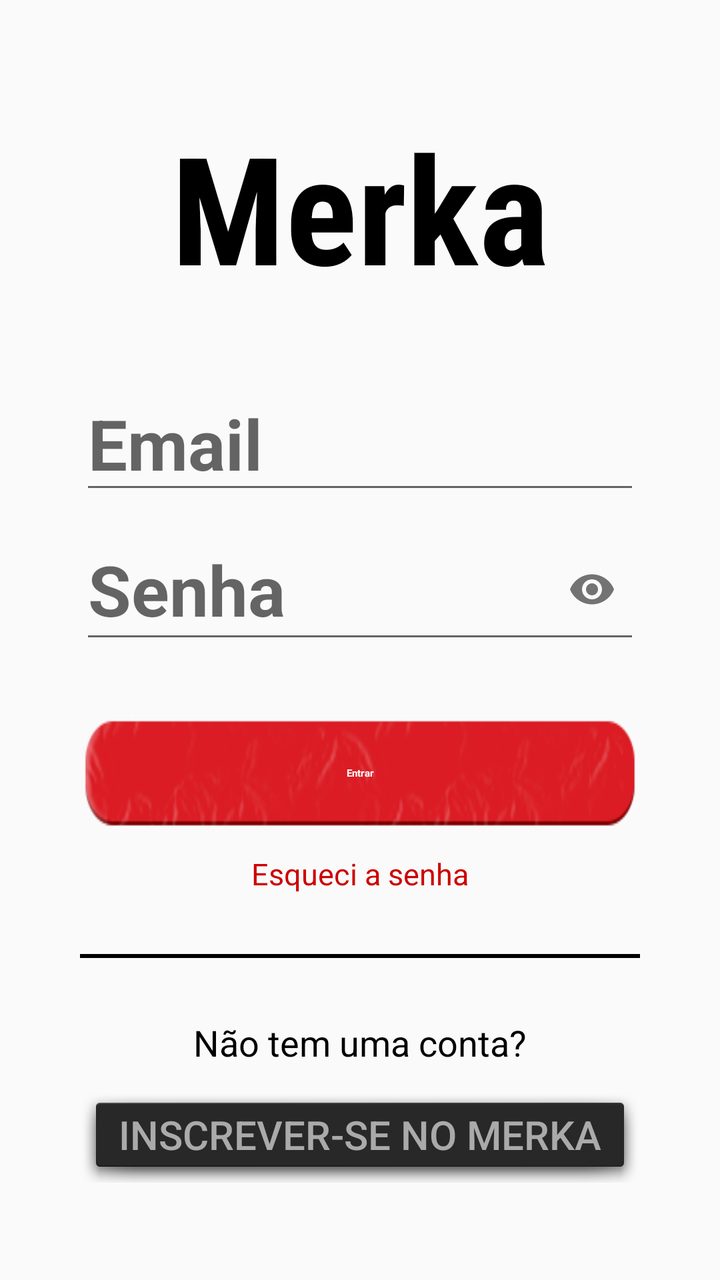
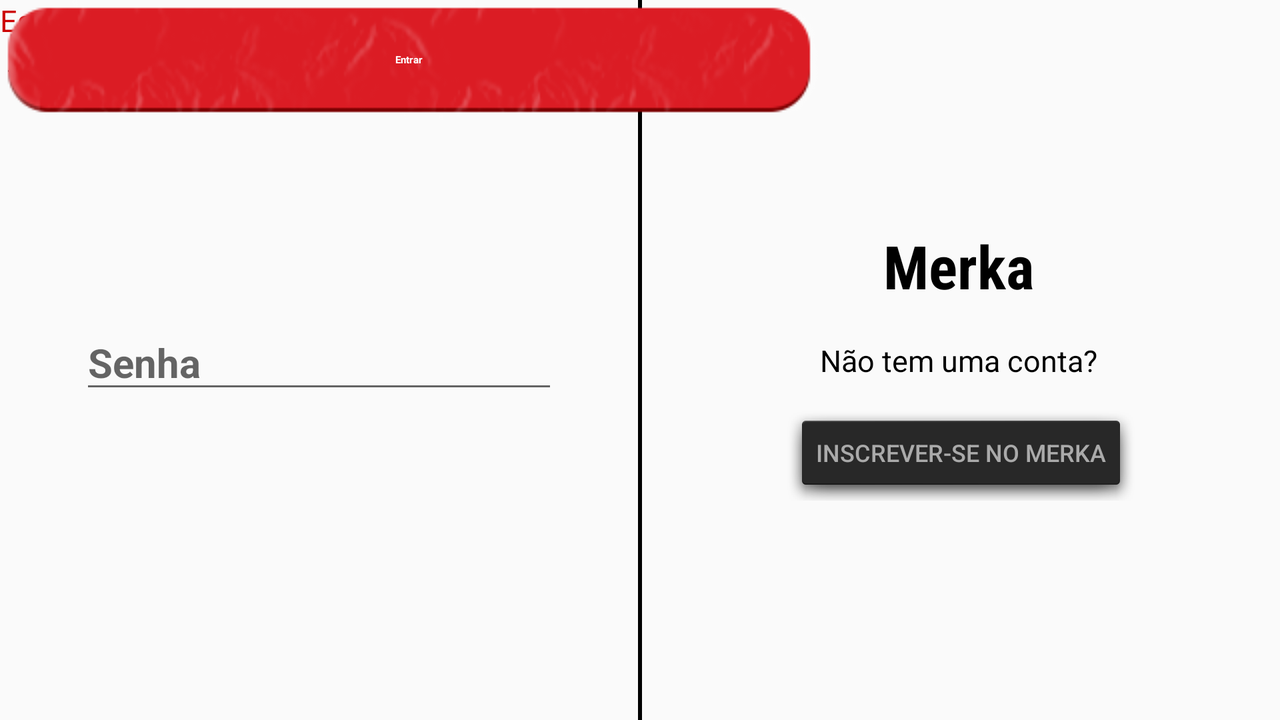

Two renders of one Android screen. The first uses the default layout on a phone; the second uses the alternative layout the repository ships for a different screen configuration, on a matching device. The two XML files are below.
<!-- AndroidManifest.xml: application theme AppTheme.NoActionBar -->
<!-- res/layout/activity_login.xml -->
<?xml version="1.0" encoding="utf-8"?>
<LinearLayout xmlns:android="http://schemas.android.com/apk/res/android"
    xmlns:app="http://schemas.android.com/apk/res-auto"
    xmlns:tools="http://schemas.android.com/tools"
    android:layout_width="wrap_content"
    android:layout_height="match_parent"
    android:gravity="center"
    android:orientation="vertical"
    android:paddingHorizontal="@dimen/PaddingHorizontal">

    <TextView
        android:id="@+id/textViewMerka"
        android:layout_width="match_parent"
        android:layout_height="@dimen/LogoMerkaHeight"
        android:layout_gravity="center"
        android:layout_marginBottom="@dimen/MarginGrandeEntreElementos"
        android:background="@drawable/logo_background"
        android:gravity="center"
        android:text="@string/app_name"
        android:textAppearance="@style/textAppearance_Merka"
        android:textSize="@dimen/TextLogoMerka"
        android:textStyle="bold"
        app:layout_constraintVertical_bias="0.097" />

    <EditText
        android:id="@+id/editTextEmailAddress"
        android:layout_width="match_parent"
        android:layout_height="wrap_content"
        android:layout_gravity="center"
        android:autofillHints="@string/placeholderEmail"
        android:ems="10"
        android:hint="@string/placeholderEmail"
        android:inputType="textEmailAddress"
        android:textSize="@dimen/Placeholder"
        android:textStyle="bold"
        tools:layout_editor_absoluteX="16dp"
        tools:layout_editor_absoluteY="292dp" />

    <com.google.android.material.textfield.TextInputLayout
        android:layout_width="match_parent"
        android:layout_height="wrap_content"
        app:passwordToggleEnabled="true">
        <EditText
            android:id="@+id/editTextSenha"
            android:layout_width="match_parent"
            android:layout_height="wrap_content"
            android:layout_gravity="center"
            android:layout_marginBottom="@dimen/MarginGrandeEntreElementos"
            android:autofillHints="@string/placeholderSenha"
            android:ems="10"
            android:hint="@string/placeholderSenha"
            android:inputType="textPassword"
            android:textSize="@dimen/Placeholder"
            android:textStyle="bold"
            tools:layout_editor_absoluteX="16dp"
            tools:layout_editor_absoluteY="360dp" />
    </com.google.android.material.textfield.TextInputLayout>

    <Button
        android:id="@+id/buttonEntrar"
        style="@style/BtnCadastrar"
        android:layout_width="match_parent"
        android:layout_height="wrap_content"
        android:layout_gravity="center"
        android:layout_marginBottom="@dimen/MarginEntreElementos"
        android:background="@drawable/btn_login_registro_background"
        android:text="@string/TextBtnEntrar"
        android:textAppearance="@style/textAppearance_TextBtn"
        android:textColor="@color/white"
        android:textStyle="bold"
        tools:layout_editor_absoluteX="3dp"
        tools:layout_editor_absoluteY="584dp"/>

    <TextView
        android:id="@+id/textViewEsqueciSenha"
        android:layout_width="match_parent"
        android:layout_height="wrap_content"
        android:layout_gravity="center"
        android:layout_marginBottom="@dimen/MarginGrandeEntreElementos"
        android:text="@string/TextViewEsqueciSenha"
        android:textAlignment="center"
        android:textColor="@android:color/holo_red_dark"
        android:textSize="@dimen/LabelEsqueciSenha"
        tools:layout_editor_absoluteX="96dp"
        tools:layout_editor_absoluteY="454dp" />

    <View
        android:id="@+id/LinhaHorizontal"
        android:layout_width="match_parent"
        android:layout_height="2dp"
        android:layout_gravity="center"
        android:layout_marginBottom="@dimen/MarginGrandeEntreElementos"
        android:background="@color/design_default_color_on_secondary"
        android:focusable="false"
        tools:layout_editor_absoluteX="16dp"
        tools:layout_editor_absoluteY="520dp" />

    <TextView
        android:id="@+id/textViewJaPossuiConta"
        android:layout_width="match_parent"
        android:layout_height="wrap_content"
        android:layout_gravity="center"
        android:layout_marginBottom="@dimen/MarginEntreElementos"
        android:text="@string/TextViewNaoTemConta"
        android:textAlignment="center"
        android:textAppearance="@style/TextAppearance.AppCompat.Body1"
        android:textColor="@android:color/background_dark"
        android:textSize="@dimen/LabelTemConta"
        tools:layout_editor_absoluteX="56dp"
        tools:layout_editor_absoluteY="549dp" />

    <Button
        android:id="@+id/button"
        android:layout_width="match_parent"
        android:layout_height="wrap_content"
        android:background="@android:drawable/dialog_holo_dark_frame"
        android:text="@string/btnTextInscrever"
        android:textColor="@android:color/darker_gray"
        android:textSize="@dimen/TextBtnEscrever" />

</LinearLayout>
<!-- resources referenced by this layout -->
<resources>
  <color name="white">#FFFFFF</color>
  <dimen name="LabelEsqueciSenha">15sp</dimen>
  <dimen name="LabelTemConta">18sp</dimen>
  <dimen name="LogoMerkaHeight">110dp</dimen>
  <dimen name="MarginEntreElementos">10dp</dimen>
  <dimen name="MarginGrandeEntreElementos">30dp</dimen>
  <dimen name="PaddingHorizontal">40dp</dimen>
  <dimen name="Placeholder">35sp</dimen>
  <dimen name="TextBtnEscrever">20sp</dimen>
  <dimen name="TextLogoMerka">75sp</dimen>
  <!-- drawable btn_login_registro_background: png bitmap (drawable-v24, 20080 bytes) -->
  <string name="TextBtnEntrar">Entrar</string>
  <string name="TextViewEsqueciSenha">Esqueci a senha</string>
  <string name="TextViewNaoTemConta">Não tem uma conta?</string>
  <string name="app_name">Merka</string>
  <string name="btnTextInscrever">Inscrever-se no merka</string>
  <string name="placeholderEmail">Email</string>
  <string name="placeholderSenha">Senha</string>
  <style name="textAppearance_Merka">
          <item name="android:textSize">@dimen/TextSizeLogoMerka</item>
          <item name="fontFamily">sans-serif-condensed</item>
      </style>
  <style name="AppTheme.NoActionBar">
          <item name="windowActionBar">false</item>
          <item name="windowNoTitle">true</item>
      </style>
  <!-- from res/values-small/ -->
  <dimen name="TextSizeLogoMerka">35sp</dimen>
</resources>
<!-- res/layout-land/activity_login.xml (the repository's variant of the layout above) -->
<!-- drawn on the phone turned sideways -->
<?xml version="1.0" encoding="utf-8"?>
<androidx.constraintlayout.widget.ConstraintLayout xmlns:android="http://schemas.android.com/apk/res/android"
    xmlns:app="http://schemas.android.com/apk/res-auto"
    xmlns:tools="http://schemas.android.com/tools"
    android:layout_width="match_parent"
    android:layout_height="match_parent">

    <TextView
        android:id="@+id/textViewMerka"
        android:layout_width="0dp"
        android:layout_height="@dimen/LogoMerkaHeight"
        android:layout_gravity="center"
        android:layout_marginBottom="@dimen/MarginGrandeEntreElementos"
        android:background="@drawable/logo_background"
        android:gravity="center"
        android:text="@string/app_name"
        android:textAppearance="@style/textAppearance_Merka"
        android:textSize="@dimen/TextLogoMerka"
        android:textStyle="bold"
        app:layout_constraintBottom_toTopOf="@+id/textViewJaPossuiConta"
        app:layout_constraintEnd_toEndOf="@+id/textViewJaPossuiConta"
        app:layout_constraintHorizontal_bias="0.473"
        app:layout_constraintStart_toStartOf="@+id/textViewJaPossuiConta" />

    <EditText
        android:id="@+id/editTextEmailAddress"
        android:layout_width="0dp"
        android:layout_height="wrap_content"
        android:layout_gravity="center"
        android:autofillHints="@string/placeholderEmail"
        android:ems="10"
        android:hint="@string/placeholderEmail"
        android:inputType="textEmailAddress"
        android:textSize="@dimen/Placeholder"
        android:textStyle="bold"
        app:layout_constraintBottom_toTopOf="@+id/editTextNovaSenha"
        app:layout_constraintEnd_toEndOf="@+id/editTextNovaSenha"
        app:layout_constraintStart_toStartOf="@+id/editTextNovaSenha" />

    <EditText
        android:id="@+id/editTextSenha"
        android:layout_width="0dp"
        android:layout_height="wrap_content"
        android:layout_gravity="center"
        android:layout_marginStart="40dp"
        android:layout_marginEnd="40dp"
        android:autofillHints="@string/placeholderSenha"
        android:ems="10"
        android:hint="@string/placeholderSenha"
        android:inputType="textPassword"
        android:textSize="@dimen/Placeholder"
        android:textStyle="bold"
        app:layout_constraintBottom_toBottomOf="parent"
        app:layout_constraintEnd_toStartOf="@+id/LinhaHorizontal"
        app:layout_constraintHorizontal_bias="0.0"
        app:layout_constraintStart_toStartOf="parent"
        app:layout_constraintTop_toTopOf="parent"
        app:layout_constraintVertical_bias="0.499" />

    <TextView
        android:id="@+id/textViewEsqueciSenha"
        android:layout_width="wrap_content"
        android:layout_height="wrap_content"
        android:layout_gravity="center"
        android:layout_marginTop="@dimen/MarginGrandeEntreElementos"
        android:text="@string/TextViewEsqueciSenha"
        android:textAlignment="center"
        android:textColor="@android:color/holo_red_dark"
        android:textSize="@dimen/LabelEsqueciSenha"
        app:layout_constraintEnd_toEndOf="@+id/buttonEntrar"
        app:layout_constraintStart_toStartOf="@+id/buttonEntrar"
        app:layout_constraintTop_toBottomOf="@+id/buttonEntrar" />

    <Button
        android:id="@+id/buttonIrParaLogin"
        style="@style/BtnCadastrar"
        android:layout_width="0dp"
        android:layout_height="wrap_content"
        android:layout_gravity="center"
        android:layout_marginTop="@dimen/MarginGrandeEntreElementos"
        android:background="@drawable/btn_login_registro_background"
        android:text="@string/TextBtnEntrar"
        android:textAppearance="@style/textAppearance_TextBtn"
        android:textColor="@color/white"
        android:textStyle="bold"
        app:layout_constraintEnd_toEndOf="@+id/editTextNovaSenha"
        app:layout_constraintHorizontal_bias="1.0"
        app:layout_constraintStart_toStartOf="@+id/editTextNovaSenha"
        app:layout_constraintTop_toBottomOf="@+id/editTextNovaSenha" />

    <View
        android:id="@+id/LinhaHorizontal"
        android:layout_width="2dp"
        android:layout_height="match_parent"
        android:layout_gravity="center"
        android:background="@color/design_default_color_on_secondary"
        android:focusable="false"
        app:layout_constraintEnd_toEndOf="parent"
        app:layout_constraintStart_toStartOf="parent"
        tools:layout_editor_absoluteY="-16dp" />

    <TextView
        android:id="@+id/textViewJaPossuiConta"
        android:layout_width="wrap_content"
        android:layout_height="wrap_content"
        android:layout_gravity="center"
        android:text="@string/TextViewNaoTemConta"
        android:textAlignment="center"
        android:textAppearance="@style/TextAppearance.AppCompat.Body1"
        android:textColor="@android:color/background_dark"
        android:textSize="@dimen/LabelTemConta"
        app:layout_constraintBottom_toBottomOf="parent"
        app:layout_constraintEnd_toEndOf="parent"
        app:layout_constraintHorizontal_bias="0.493"
        app:layout_constraintStart_toEndOf="@+id/LinhaHorizontal"
        app:layout_constraintTop_toTopOf="parent" />

    <Button
        android:id="@+id/button"
        android:layout_width="wrap_content"
        android:layout_height="wrap_content"
        android:layout_marginTop="@dimen/MarginGrandeEntreElementos"
        android:background="@android:drawable/dialog_holo_dark_frame"
        android:padding="15dp"
        android:text="@string/btnTextInscrever"
        android:textColor="@android:color/darker_gray"
        android:textSize="@dimen/TextBtnEscrever"
        app:layout_constraintEnd_toEndOf="parent"
        app:layout_constraintStart_toEndOf="@+id/LinhaHorizontal"
        app:layout_constraintTop_toBottomOf="@+id/textViewJaPossuiConta" />

</androidx.constraintlayout.widget.ConstraintLayout>
<!-- resources referenced by the variant -->
<!-- as the phone turned sideways resolves them -->
<resources>
  <color name="white">#FFFFFF</color>
  <!-- from res/values-land/ -->
  <dimen name="LabelEsqueciSenha">15sp</dimen>
  <!-- from res/values-land/ -->
  <dimen name="LabelTemConta">15sp</dimen>
  <!-- from res/values-land/ -->
  <dimen name="LogoMerkaHeight">50dp</dimen>
  <!-- from res/values-land/ -->
  <dimen name="MarginGrandeEntreElementos">12dp</dimen>
  <!-- from res/values-land/ -->
  <dimen name="Placeholder">20sp</dimen>
  <!-- from res/values-land/ -->
  <dimen name="TextBtnEscrever">12sp</dimen>
  <!-- from res/values-land/ -->
  <dimen name="TextLogoMerka">30sp</dimen>
  <!-- drawable btn_login_registro_background: png bitmap (drawable-v24, 20080 bytes) -->
  <string name="TextBtnEntrar">Entrar</string>
  <string name="TextViewEsqueciSenha">Esqueci a senha</string>
  <string name="TextViewNaoTemConta">Não tem uma conta?</string>
  <string name="app_name">Merka</string>
  <string name="btnTextInscrever">Inscrever-se no merka</string>
  <string name="placeholderEmail">Email</string>
  <string name="placeholderSenha">Senha</string>
  <style name="textAppearance_Merka">
          <item name="android:textSize">@dimen/TextSizeLogoMerka</item>
          <item name="fontFamily">sans-serif-condensed</item>
      </style>
  <style name="AppTheme.NoActionBar">
          <item name="windowActionBar">false</item>
          <item name="windowNoTitle">true</item>
      </style>
  <!-- from res/values-small/ -->
  <dimen name="TextSizeLogoMerka">35sp</dimen>
</resources>
